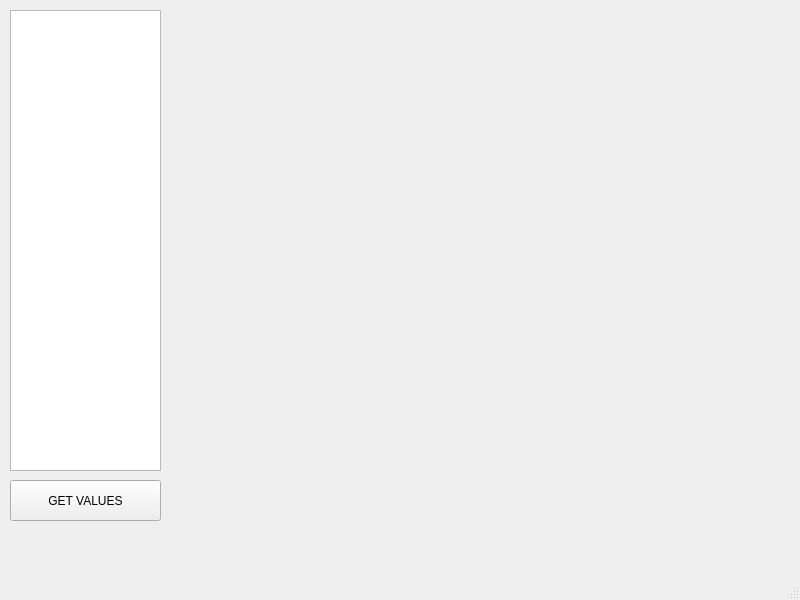
<?xml version="1.0" encoding="UTF-8"?>
<ui version="4.0">
 <class>sequenceApplication</class>
 <widget class="QMainWindow" name="sequenceApplication">
  <property name="geometry">
   <rect>
    <x>0</x>
    <y>0</y>
    <width>800</width>
    <height>600</height>
   </rect>
  </property>
  <property name="windowTitle">
   <string>MainWindow</string>
  </property>
  <widget class="QWidget" name="centralwidget">
   <widget class="QListWidget" name="listWidget">
    <property name="geometry">
     <rect>
      <x>10</x>
      <y>10</y>
      <width>151</width>
      <height>461</height>
     </rect>
    </property>
   </widget>
   <widget class="QWidget" name="ADCwidget" native="true">
    <property name="geometry">
     <rect>
      <x>170</x>
      <y>10</y>
      <width>231</width>
      <height>91</height>
     </rect>
    </property>
   </widget>
   <widget class="QWidget" name="OUTPUTwidget" native="true">
    <property name="geometry">
     <rect>
      <x>170</x>
      <y>340</y>
      <width>621</width>
      <height>181</height>
     </rect>
    </property>
   </widget>
   <widget class="QWidget" name="DACwidget" native="true">
    <property name="geometry">
     <rect>
      <x>410</x>
      <y>10</y>
      <width>211</width>
      <height>91</height>
     </rect>
    </property>
   </widget>
   <widget class="QWidget" name="TIMERwidget" native="true">
    <property name="geometry">
     <rect>
      <x>510</x>
      <y>110</y>
      <width>281</width>
      <height>101</height>
     </rect>
    </property>
   </widget>
   <widget class="QWidget" name="UARTwidget" native="true">
    <property name="geometry">
     <rect>
      <x>170</x>
      <y>220</y>
      <width>321</width>
      <height>111</height>
     </rect>
    </property>
   </widget>
   <widget class="QWidget" name="SPIwidget" native="true">
    <property name="geometry">
     <rect>
      <x>510</x>
      <y>220</y>
      <width>281</width>
      <height>111</height>
     </rect>
    </property>
   </widget>
   <widget class="QWidget" name="I2Cwidget" native="true">
    <property name="geometry">
     <rect>
      <x>170</x>
      <y>110</y>
      <width>321</width>
      <height>101</height>
     </rect>
    </property>
   </widget>
   <widget class="QWidget" name="GPIOwidget" native="true">
    <property name="geometry">
     <rect>
      <x>630</x>
      <y>10</y>
      <width>161</width>
      <height>91</height>
     </rect>
    </property>
   </widget>
   <widget class="QPushButton" name="pushButton">
    <property name="geometry">
     <rect>
      <x>10</x>
      <y>480</y>
      <width>151</width>
      <height>41</height>
     </rect>
    </property>
    <property name="text">
     <string>GET VALUES</string>
    </property>
   </widget>
  </widget>
  <widget class="QMenuBar" name="menubar">
   <property name="geometry">
    <rect>
     <x>0</x>
     <y>0</y>
     <width>800</width>
     <height>21</height>
    </rect>
   </property>
  </widget>
  <widget class="QStatusBar" name="statusbar"/>
 </widget>
 <resources/>
 <connections/>
</ui>
